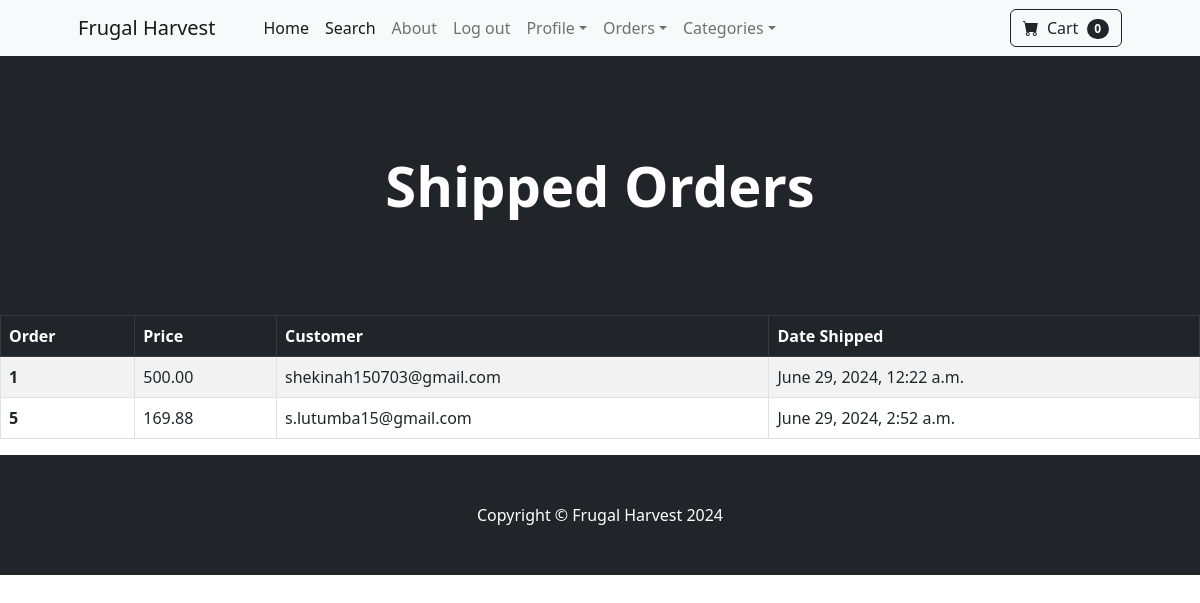
The app's page /payments/shipped_dash/ (signed in) with its own data.
### payments/models.py (models this page shows, shortened)
class Order(models.Model):
    user = models.ForeignKey(User, on_delete=models.CASCADE, null=True, blank=True)
    full_name = models.CharField(max_length=250)
    email = models.EmailField(max_length=250)
    shipping_address = models.TextField(max_length=1500)
    amount_paid = models.DecimalField(max_digits=7, decimal_places=2)
    date_ordered = models.DateTimeField(auto_now_add=True)
    shipped = models.BooleanField(default=False)
    date_shipped = models.DateTimeField(blank=True, null=True)

### payments/views.py (the view)
# urls.py: path('shipped_dash/', views.shipped_dash, name='shipped_dash'),
def shipped_dash(request):
    if request.user.is_authenticated and request.user.is_superuser:
        orders = Order.objects.filter(shipped=True)
        return render(request, "payments/shipped_dash.html", {'orders':orders})
    else:
        messages.success(request, "Access Denied")
        return redirect('home')

### cart/cart.py (called while the page is built)
    def __len__(self):
        return len(self.cart)

### cart/context_processors.py (called while the page is built)
def cart(request):
    return {'cart':Cart(request)}

### payments/templates/payments/shipped_dash.html
{% extends "base.html" %}
    {% block content %}
    <header class="bg-dark py-5">
        <div class="container px-4 px-lg-5 my-5">
            <div class="text-center text-white">
                <h1 class="display-4 fw-bolder">Shipped Orders
                </h1>
            </div>
        </div>
    </header>
    <table class="table table-striped table-hover table-bordered">
        <thead class="table-dark">
          <tr>
            <th scope="col">Order</th>
            <th scope="col">Price</th>
            <th scope="col">Customer</th>
            <th scope="col">Date Shipped</th>
          </tr>
        </thead>
        <tbody>
            {% for item in orders %}
          <tr>
            <th scope="row">{{ item.id }}</th>
            <td>{{item.amount_paid}}</td>
            <td>{{item.email}}</td>
            <td>{{item.date_shipped}}</td>
          </tr>
          {%endfor%}
        </tbody>
      </table>
    {%endblock%}

### records on screen
Order: id "1", amount_paid "500.00", email "shekinah150703@gmail.com", date_shipped "June 29, 2024, 12:22 a.m."
Order: id "5", amount_paid "169.88", email "s.lutumba15@gmail.com", date_shipped "June 29, 2024, 2:52 a.m."

### other values on screen
{{ cart|length }} "0"
